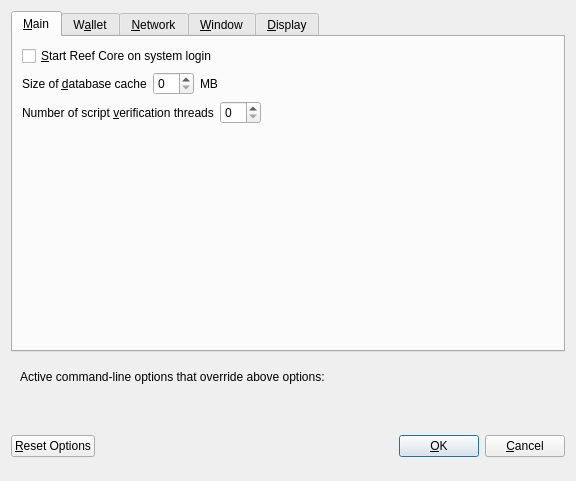
<?xml version="1.0" encoding="UTF-8"?>
<ui version="4.0">
 <class>OptionsDialog</class>
 <widget class="QDialog" name="OptionsDialog">
  <property name="geometry">
   <rect>
    <x>0</x>
    <y>0</y>
    <width>576</width>
    <height>481</height>
   </rect>
  </property>
  <property name="windowTitle">
   <string>Options</string>
  </property>
  <property name="modal">
   <bool>true</bool>
  </property>
  <layout class="QVBoxLayout" name="verticalLayout">
   <item>
    <widget class="QTabWidget" name="tabWidget">
     <property name="currentIndex">
      <number>0</number>
     </property>
     <widget class="QWidget" name="tabMain">
      <attribute name="title">
       <string>&amp;Main</string>
      </attribute>
      <layout class="QVBoxLayout" name="verticalLayout_Main">
       <item>
        <widget class="QCheckBox" name="bitcoinAtStartup">
         <property name="toolTip">
          <string>Automatically start Proton Core after logging in to the system.</string>
         </property>
         <property name="text">
          <string>&amp;Start Reef Core on system login</string>
         </property>
        </widget>
       </item>
       <item>
        <layout class="QHBoxLayout" name="horizontalLayout_2_Main">
         <item>
          <widget class="QLabel" name="databaseCacheLabel">
           <property name="text">
            <string>Size of &amp;database cache</string>
           </property>
           <property name="textFormat">
            <enum>Qt::PlainText</enum>
           </property>
           <property name="buddy">
            <cstring>databaseCache</cstring>
           </property>
          </widget>
         </item>
         <item>
          <widget class="QSpinBox" name="databaseCache"/>
         </item>
         <item>
          <widget class="QLabel" name="databaseCacheUnitLabel">
           <property name="text">
            <string>MB</string>
           </property>
           <property name="textFormat">
            <enum>Qt::PlainText</enum>
           </property>
          </widget>
         </item>
         <item>
          <spacer name="horizontalSpacer_2_Main">
           <property name="orientation">
            <enum>Qt::Horizontal</enum>
           </property>
           <property name="sizeHint" stdset="0">
            <size>
             <width>40</width>
             <height>20</height>
            </size>
           </property>
          </spacer>
         </item>
        </layout>
       </item>
       <item>
        <layout class="QHBoxLayout" name="horizontalLayout_3_Main">
         <item>
          <widget class="QLabel" name="threadsScriptVerifLabel">
           <property name="text">
            <string>Number of script &amp;verification threads</string>
           </property>
           <property name="textFormat">
            <enum>Qt::PlainText</enum>
           </property>
           <property name="buddy">
            <cstring>threadsScriptVerif</cstring>
           </property>
          </widget>
         </item>
         <item>
          <widget class="QSpinBox" name="threadsScriptVerif">
           <property name="toolTip">
            <string>(0 = auto, &lt;0 = leave that many cores free)</string>
           </property>
          </widget>
         </item>
         <item>
          <spacer name="horizontalSpacer_3_Main">
           <property name="orientation">
            <enum>Qt::Horizontal</enum>
           </property>
           <property name="sizeHint" stdset="0">
            <size>
             <width>40</width>
             <height>20</height>
            </size>
           </property>
          </spacer>
         </item>
        </layout>
       </item>
       <item>
        <spacer name="verticalSpacer_Main">
         <property name="orientation">
          <enum>Qt::Vertical</enum>
         </property>
         <property name="sizeHint" stdset="0">
          <size>
           <width>20</width>
           <height>40</height>
          </size>
         </property>
        </spacer>
       </item>
      </layout>
     </widget>
     <widget class="QWidget" name="tabWallet">
      <attribute name="title">
       <string>W&amp;allet</string>
      </attribute>
      <layout class="QVBoxLayout" name="verticalLayout_Wallet">
       <item>
        <widget class="QGroupBox" name="groupBox">
         <property name="title">
          <string>Expert</string>
         </property>
         <layout class="QVBoxLayout" name="verticalLayout_2">
          <item>
           <widget class="QCheckBox" name="coinControlFeatures">
            <property name="toolTip">
             <string>Whether to show coin control features or not.</string>
            </property>
            <property name="text">
             <string>Enable coin &amp;control features</string>
            </property>
           </widget>
          </item>
          <item>
           <widget class="QCheckBox" name="showMasternodesTab">
            <property name="toolTip">
             <string>Show additional tab listing all your masternodes in first sub-tab&lt;br/&gt;and all masternodes on the network in second sub-tab.</string>
            </property>
            <property name="text">
             <string>Show Masternodes Tab</string>
            </property>
           </widget>
          </item>
          <item>
           <widget class="QCheckBox" name="showAdvancedPSUI">
            <property name="toolTip">
             <string>Show additional information and buttons for PrivateSend on overview screen.</string>
            </property>
            <property name="text">
             <string>Enable advanced PrivateSend interface</string>
            </property>
           </widget>
          </item>
          <item>
           <widget class="QCheckBox" name="lowKeysWarning">
            <property name="toolTip">
             <string>Show warning dialog when PrivateSend detects that wallet has very low number of keys left.</string>
            </property>
            <property name="text">
             <string>Warn if PrivateSend is running out of keys</string>
            </property>
           </widget>
          </item>
          <item>
           <widget class="QCheckBox" name="privateSendMultiSession">
            <property name="toolTip">
             <string>Whether to use experimental PrivateSend mode with multiple mixing sessions per block.&lt;br/&gt;Note: You must use this feature carefully.&lt;br/&gt;Make sure you always have recent wallet (auto)backup in a safe place!</string>
            </property>
            <property name="text">
             <string>Enable PrivateSend &amp;multi-session</string>
            </property>
           </widget>
          </item>
          <item>
           <widget class="QCheckBox" name="spendZeroConfChange">
            <property name="toolTip">
             <string>If you disable the spending of unconfirmed change, the change from a transaction&lt;br/&gt;cannot be used until that transaction has at least one confirmation.&lt;br/&gt;This also affects how your balance is computed.</string>
            </property>
            <property name="text">
             <string>&amp;Spend unconfirmed change</string>
            </property>
           </widget>
          </item>
         </layout>
        </widget>
       </item>
       <item>
        <layout class="QHBoxLayout" name="horizontalLayout_4_Wallet">
         <item>
          <widget class="QLabel" name="label">
           <property name="toolTip">
            <string>This setting determines the amount of individual masternodes that an input will be anonymized through.&lt;br/&gt;More rounds of anonymization gives a higher degree of privacy, but also costs more in fees.</string>
           </property>
           <property name="text">
            <string>PrivateSend rounds to use</string>
           </property>
          </widget>
         </item>
         <item>
          <widget class="QSpinBox" name="privateSendRounds">
           <property name="minimum">
            <number>2</number>
           </property>
           <property name="maximum">
            <number>8</number>
           </property>
           <property name="value">
            <number>4</number>
           </property>
          </widget>
         </item>
        </layout>
       </item>
       <item>
        <layout class="QHBoxLayout" name="horizontalLayout">
         <item>
          <widget class="QLabel" name="label_2">
           <property name="toolTip">
            <string>This amount acts as a threshold to turn off PrivateSend once it's reached.</string>
           </property>
           <property name="statusTip">
            <string notr="true"/>
           </property>
           <property name="whatsThis">
            <string notr="true"/>
           </property>
           <property name="accessibleName">
            <string notr="true"/>
           </property>
           <property name="accessibleDescription">
            <string notr="true"/>
           </property>
           <property name="text">
            <string>Amount of Proton to keep anonymized</string>
           </property>
          </widget>
         </item>
         <item>
          <widget class="QSpinBox" name="privateSendAmount">
           <property name="minimum">
            <number>2</number>
           </property>
           <property name="maximum">
            <number>2000</number>
           </property>
           <property name="singleStep">
            <number>10</number>
           </property>
           <property name="value">
            <number>1000</number>
           </property>
          </widget>
         </item>
        </layout>
       </item>
       <item>
        <spacer name="verticalSpacer_Wallet">
         <property name="orientation">
          <enum>Qt::Vertical</enum>
         </property>
         <property name="sizeHint" stdset="0">
          <size>
           <width>20</width>
           <height>40</height>
          </size>
         </property>
        </spacer>
       </item>
      </layout>
     </widget>
     <widget class="QWidget" name="tabNetwork">
      <attribute name="title">
       <string>&amp;Network</string>
      </attribute>
      <layout class="QVBoxLayout" name="verticalLayout_Network">
       <item>
        <widget class="QCheckBox" name="mapPortUpnp">
         <property name="toolTip">
          <string>Automatically open the Proton Core client port on the router. This only works when your router supports UPnP and it is enabled.</string>
         </property>
         <property name="text">
          <string>Map port using &amp;UPnP</string>
         </property>
        </widget>
       </item>
       <item>
        <widget class="QCheckBox" name="allowIncoming">
         <property name="toolTip">
          <string>Accept connections from outside</string>
         </property>
         <property name="text">
          <string>Allow incoming connections</string>
         </property>
        </widget>
       </item>
       <item>
        <widget class="QCheckBox" name="connectSocks">
         <property name="toolTip">
          <string>Connect to the Proton network through a SOCKS5 proxy.</string>
         </property>
         <property name="text">
          <string>&amp;Connect through SOCKS5 proxy (default proxy):</string>
         </property>
        </widget>
       </item>
       <item>
        <layout class="QHBoxLayout" name="horizontalLayout_1_Network">
         <item>
          <widget class="QLabel" name="proxyIpLabel">
           <property name="text">
            <string>Proxy &amp;IP:</string>
           </property>
           <property name="textFormat">
            <enum>Qt::PlainText</enum>
           </property>
           <property name="buddy">
            <cstring>proxyIp</cstring>
           </property>
          </widget>
         </item>
         <item>
          <widget class="QValidatedLineEdit" name="proxyIp">
           <property name="minimumSize">
            <size>
             <width>140</width>
             <height>0</height>
            </size>
           </property>
           <property name="maximumSize">
            <size>
             <width>140</width>
             <height>16777215</height>
            </size>
           </property>
           <property name="toolTip">
            <string>IP address of the proxy (e.g. IPv4: 127.0.0.1 / IPv6: ::1)</string>
           </property>
          </widget>
         </item>
         <item>
          <widget class="QLabel" name="proxyPortLabel">
           <property name="text">
            <string>&amp;Port:</string>
           </property>
           <property name="textFormat">
            <enum>Qt::PlainText</enum>
           </property>
           <property name="buddy">
            <cstring>proxyPort</cstring>
           </property>
          </widget>
         </item>
         <item>
          <widget class="QLineEdit" name="proxyPort">
           <property name="minimumSize">
            <size>
             <width>55</width>
             <height>0</height>
            </size>
           </property>
           <property name="maximumSize">
            <size>
             <width>55</width>
             <height>16777215</height>
            </size>
           </property>
           <property name="toolTip">
            <string>Port of the proxy (e.g. 9050)</string>
           </property>
          </widget>
         </item>
         <item>
          <spacer name="horizontalSpacer_1_Network">
           <property name="orientation">
            <enum>Qt::Horizontal</enum>
           </property>
           <property name="sizeHint" stdset="0">
            <size>
             <width>40</width>
             <height>20</height>
            </size>
           </property>
          </spacer>
         </item>
        </layout>
       </item>
       <item>
        <layout class="QHBoxLayout" name="horizontalLayout_2_Network">
         <item>
          <widget class="QLabel" name="proxyActiveNets">
           <property name="text">
            <string>Used for reaching peers via:</string>
           </property>
           <property name="textFormat">
            <enum>Qt::PlainText</enum>
           </property>
          </widget>
         </item>
         <item>
          <widget class="QCheckBox" name="proxyReachIPv4">
           <property name="enabled">
            <bool>false</bool>
           </property>
           <property name="toolTip">
            <string>Shows, if the supplied default SOCKS5 proxy is used to reach peers via this network type.</string>
           </property>
           <property name="text">
            <string/>
           </property>
          </widget>
         </item>
         <item>
          <widget class="QLabel" name="proxyReachIPv4Label">
           <property name="text">
            <string>IPv4</string>
           </property>
           <property name="textFormat">
            <enum>Qt::PlainText</enum>
           </property>
          </widget>
         </item>
         <item>
          <widget class="QCheckBox" name="proxyReachIPv6">
           <property name="enabled">
            <bool>false</bool>
           </property>
           <property name="toolTip">
            <string>Shows, if the supplied default SOCKS5 proxy is used to reach peers via this network type.</string>
           </property>
           <property name="text">
            <string/>
           </property>
          </widget>
         </item>
         <item>
          <widget class="QLabel" name="proxyReachIPv6Label">
           <property name="text">
            <string>IPv6</string>
           </property>
           <property name="textFormat">
            <enum>Qt::PlainText</enum>
           </property>
          </widget>
         </item>
         <item>
          <widget class="QCheckBox" name="proxyReachTor">
           <property name="enabled">
            <bool>false</bool>
           </property>
           <property name="toolTip">
            <string>Shows, if the supplied default SOCKS5 proxy is used to reach peers via this network type.</string>
           </property>
           <property name="text">
            <string/>
           </property>
          </widget>
         </item>
         <item>
          <widget class="QLabel" name="proxyReachTorLabel">
           <property name="text">
            <string>Tor</string>
           </property>
           <property name="textFormat">
            <enum>Qt::PlainText</enum>
           </property>
          </widget>
         </item>
         <item>
          <spacer name="horizontalSpacer_2_Network">
           <property name="orientation">
            <enum>Qt::Horizontal</enum>
           </property>
           <property name="sizeHint" stdset="0">
            <size>
             <width>40</width>
             <height>20</height>
            </size>
           </property>
          </spacer>
         </item>
        </layout>
       </item>
       <item>
        <widget class="QCheckBox" name="connectSocksTor">
         <property name="toolTip">
          <string>Connect to the Proton network through a separate SOCKS5 proxy for Tor hidden services.</string>
         </property>
         <property name="text">
          <string>Use separate SOCKS5 proxy to reach peers via Tor hidden services:</string>
         </property>
        </widget>
       </item>
       <item>
        <layout class="QHBoxLayout" name="horizontalLayout_3_Network">
         <item>
          <widget class="QLabel" name="proxyIpTorLabel">
           <property name="text">
            <string>Proxy &amp;IP:</string>
           </property>
           <property name="textFormat">
            <enum>Qt::PlainText</enum>
           </property>
           <property name="buddy">
            <cstring>proxyIpTor</cstring>
           </property>
          </widget>
         </item>
         <item>
          <widget class="QValidatedLineEdit" name="proxyIpTor">
           <property name="minimumSize">
            <size>
             <width>140</width>
             <height>0</height>
            </size>
           </property>
           <property name="maximumSize">
            <size>
             <width>140</width>
             <height>16777215</height>
            </size>
           </property>
           <property name="toolTip">
            <string>IP address of the proxy (e.g. IPv4: 127.0.0.1 / IPv6: ::1)</string>
           </property>
          </widget>
         </item>
         <item>
          <widget class="QLabel" name="proxyPortTorLabel">
           <property name="text">
            <string>&amp;Port:</string>
           </property>
           <property name="textFormat">
            <enum>Qt::PlainText</enum>
           </property>
           <property name="buddy">
            <cstring>proxyPortTor</cstring>
           </property>
          </widget>
         </item>
         <item>
          <widget class="QLineEdit" name="proxyPortTor">
           <property name="minimumSize">
            <size>
             <width>55</width>
             <height>0</height>
            </size>
           </property>
           <property name="maximumSize">
            <size>
             <width>55</width>
             <height>16777215</height>
            </size>
           </property>
           <property name="toolTip">
            <string>Port of the proxy (e.g. 9050)</string>
           </property>
          </widget>
         </item>
         <item>
          <spacer name="horizontalSpacer_4_Network">
           <property name="orientation">
            <enum>Qt::Horizontal</enum>
           </property>
           <property name="sizeHint" stdset="0">
            <size>
             <width>40</width>
             <height>20</height>
            </size>
           </property>
          </spacer>
         </item>
        </layout>
       </item>
       <item>
        <spacer name="verticalSpacer_Network">
         <property name="orientation">
          <enum>Qt::Vertical</enum>
         </property>
         <property name="sizeHint" stdset="0">
          <size>
           <width>20</width>
           <height>40</height>
          </size>
         </property>
        </spacer>
       </item>
      </layout>
     </widget>
     <widget class="QWidget" name="tabWindow">
      <attribute name="title">
       <string>&amp;Window</string>
      </attribute>
      <layout class="QVBoxLayout" name="verticalLayout_Window">
       <item>
        <widget class="QCheckBox" name="minimizeToTray">
         <property name="toolTip">
          <string>Show only a tray icon after minimizing the window.</string>
         </property>
         <property name="text">
          <string>&amp;Minimize to the tray instead of the taskbar</string>
         </property>
        </widget>
       </item>
       <item>
        <widget class="QCheckBox" name="minimizeOnClose">
         <property name="toolTip">
          <string>Minimize instead of exit the application when the window is closed. When this option is enabled, the application will be closed only after selecting Exit in the menu.</string>
         </property>
         <property name="text">
          <string>M&amp;inimize on close</string>
         </property>
        </widget>
       </item>
       <item>
        <spacer name="verticalSpacer_Window">
         <property name="orientation">
          <enum>Qt::Vertical</enum>
         </property>
         <property name="sizeHint" stdset="0">
          <size>
           <width>20</width>
           <height>40</height>
          </size>
         </property>
        </spacer>
       </item>
      </layout>
     </widget>
     <widget class="QWidget" name="tabDisplay">
      <attribute name="title">
       <string>&amp;Display</string>
      </attribute>
      <layout class="QVBoxLayout" name="verticalLayout_Display">
       <item>
        <layout class="QHBoxLayout" name="horizontalLayout_1_Display">
         <item>
          <widget class="QLabel" name="langLabel">
           <property name="text">
            <string>User Interface &amp;language:</string>
           </property>
           <property name="textFormat">
            <enum>Qt::PlainText</enum>
           </property>
           <property name="buddy">
            <cstring>lang</cstring>
           </property>
          </widget>
         </item>
         <item>
          <widget class="QValueComboBox" name="lang">
           <property name="toolTip">
            <string>The user interface language can be set here. This setting will take effect after restarting Proton Core.</string>
           </property>
          </widget>
         </item>
        </layout>
       </item>
       <item>
        <widget class="QLabel" name="label_3">
         <property name="toolTip">
          <string notr="true"/>
         </property>
         <property name="statusTip">
          <string notr="true"/>
         </property>
         <property name="whatsThis">
          <string notr="true"/>
         </property>
         <property name="accessibleName">
          <string notr="true"/>
         </property>
         <property name="text">
          <string>Language missing or translation incomplete? Help contributing translations here:
https://www.transifex.com/projects/p/proton/</string>
         </property>
         <property name="wordWrap">
          <bool>true</bool>
         </property>
         <property name="openExternalLinks">
          <bool>true</bool>
         </property>
         <property name="textInteractionFlags">
          <set>Qt::TextBrowserInteraction</set>
         </property>
        </widget>
       </item>
       <item>
        <layout class="QHBoxLayout" name="horizontalLayout_4_Display" stretch="0,0">
         <item>
          <widget class="QLabel" name="themeLabel">
           <property name="text">
            <string>User Interface Theme:</string>
           </property>
          </widget>
         </item>
         <item>
          <widget class="QValueComboBox" name="theme"/>
         </item>
        </layout>
       </item>
       <item>
        <widget class="Line" name="line">
         <property name="orientation">
          <enum>Qt::Horizontal</enum>
         </property>
        </widget>
       </item>
       <item>
        <layout class="QHBoxLayout" name="horizontalLayout_2_Display">
         <item>
          <widget class="QLabel" name="unitLabel">
           <property name="text">
            <string>&amp;Unit to show amounts in:</string>
           </property>
           <property name="textFormat">
            <enum>Qt::PlainText</enum>
           </property>
           <property name="buddy">
            <cstring>unit</cstring>
           </property>
          </widget>
         </item>
         <item>
          <widget class="QValueComboBox" name="unit">
           <property name="toolTip">
            <string>Choose the default subdivision unit to show in the interface and when sending coins.</string>
           </property>
          </widget>
         </item>
        </layout>
       </item>
       <item>
        <layout class="QHBoxLayout" name="horizontalLayout_5_Display">
         <item>
          <widget class="QLabel" name="digitsLabel">
           <property name="text">
            <string>Decimal digits</string>
           </property>
          </widget>
         </item>
         <item>
          <widget class="QValueComboBox" name="digits"/>
         </item>
        </layout>
       </item>
       <item>
        <layout class="QHBoxLayout" name="horizontalLayout_3_Display">
         <item>
          <widget class="QLabel" name="thirdPartyTxUrlsLabel">
           <property name="toolTip">
            <string>Third party URLs (e.g. a block explorer) that appear in the transactions tab as context menu items.&lt;br/&gt;%s in the URL is replaced by transaction hash. Multiple URLs are separated by vertical bar |.</string>
           </property>
           <property name="text">
            <string>Third party transaction URLs</string>
           </property>
           <property name="buddy">
            <cstring>thirdPartyTxUrls</cstring>
           </property>
          </widget>
         </item>
         <item>
          <widget class="QLineEdit" name="thirdPartyTxUrls">
           <property name="toolTip">
            <string>Third party URLs (e.g. a block explorer) that appear in the transactions tab as context menu items.&lt;br/&gt;%s in the URL is replaced by transaction hash. Multiple URLs are separated by vertical bar |.</string>
           </property>
          </widget>
         </item>
        </layout>
       </item>
       <item>
        <spacer name="verticalSpacer">
         <property name="orientation">
          <enum>Qt::Vertical</enum>
         </property>
         <property name="sizeHint" stdset="0">
          <size>
           <width>20</width>
           <height>40</height>
          </size>
         </property>
        </spacer>
       </item>
      </layout>
     </widget>
    </widget>
   </item>
   <item>
    <widget class="QFrame" name="frame">
     <layout class="QVBoxLayout" name="verticalLayout_Bottom">
      <item>
       <layout class="QHBoxLayout" name="horizontalLayout_Bottom">
        <item>
         <widget class="QLabel" name="overriddenByCommandLineInfoLabel">
          <property name="text">
           <string>Active command-line options that override above options:</string>
          </property>
          <property name="textFormat">
           <enum>Qt::PlainText</enum>
          </property>
         </widget>
        </item>
        <item>
         <spacer name="horizontalSpacer_Bottom">
          <property name="orientation">
           <enum>Qt::Horizontal</enum>
          </property>
          <property name="sizeHint" stdset="0">
           <size>
            <width>40</width>
            <height>20</height>
           </size>
          </property>
         </spacer>
        </item>
       </layout>
      </item>
      <item>
       <widget class="QLabel" name="overriddenByCommandLineLabel">
        <property name="text">
         <string/>
        </property>
        <property name="textFormat">
         <enum>Qt::PlainText</enum>
        </property>
        <property name="wordWrap">
         <bool>true</bool>
        </property>
       </widget>
      </item>
     </layout>
    </widget>
   </item>
   <item>
    <layout class="QHBoxLayout" name="horizontalLayout_Buttons">
     <item>
      <widget class="QPushButton" name="resetButton">
       <property name="toolTip">
        <string>Reset all client options to default.</string>
       </property>
       <property name="text">
        <string>&amp;Reset Options</string>
       </property>
       <property name="autoDefault">
        <bool>false</bool>
       </property>
      </widget>
     </item>
     <item>
      <spacer name="horizontalSpacer_1">
       <property name="orientation">
        <enum>Qt::Horizontal</enum>
       </property>
       <property name="sizeHint" stdset="0">
        <size>
         <width>40</width>
         <height>48</height>
        </size>
       </property>
      </spacer>
     </item>
     <item>
      <widget class="QLabel" name="statusLabel">
       <property name="minimumSize">
        <size>
         <width>200</width>
         <height>0</height>
        </size>
       </property>
       <property name="font">
        <font>
         <weight>75</weight>
         <bold>true</bold>
        </font>
       </property>
       <property name="text">
        <string/>
       </property>
       <property name="textFormat">
        <enum>Qt::PlainText</enum>
       </property>
       <property name="wordWrap">
        <bool>true</bool>
       </property>
      </widget>
     </item>
     <item>
      <spacer name="horizontalSpacer_2">
       <property name="orientation">
        <enum>Qt::Horizontal</enum>
       </property>
       <property name="sizeHint" stdset="0">
        <size>
         <width>40</width>
         <height>48</height>
        </size>
       </property>
      </spacer>
     </item>
     <item>
      <widget class="QPushButton" name="okButton">
       <property name="text">
        <string>&amp;OK</string>
       </property>
       <property name="autoDefault">
        <bool>false</bool>
       </property>
       <property name="default">
        <bool>true</bool>
       </property>
      </widget>
     </item>
     <item>
      <widget class="QPushButton" name="cancelButton">
       <property name="text">
        <string>&amp;Cancel</string>
       </property>
       <property name="autoDefault">
        <bool>false</bool>
       </property>
      </widget>
     </item>
    </layout>
   </item>
  </layout>
 </widget>
 <customwidgets>
  <customwidget>
   <class>QValidatedLineEdit</class>
   <extends>QLineEdit</extends>
   <header>qvalidatedlineedit.h</header>
  </customwidget>
  <customwidget>
   <class>QValueComboBox</class>
   <extends>QComboBox</extends>
   <header>qvaluecombobox.h</header>
  </customwidget>
 </customwidgets>
 <resources/>
 <connections/>
</ui>
